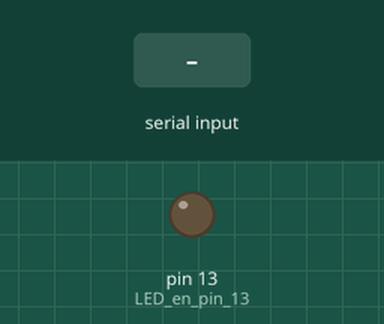
Bench run of a sketch on a simulated Arduino Uno, built with avr-gcc and run on an emulated ATmega328P. Parts: output pins drawn as LEDs (lit = HIGH). The inputs (shaded band) are chosen by the test bench.

Above: at 1.2 s.
1.3 s: "1" received over Serial
At 2.0 s:
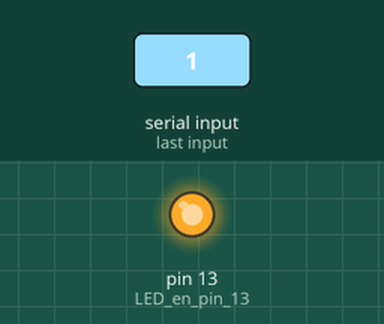
2.8 s: "0" received over Serial
At 3.1 s:
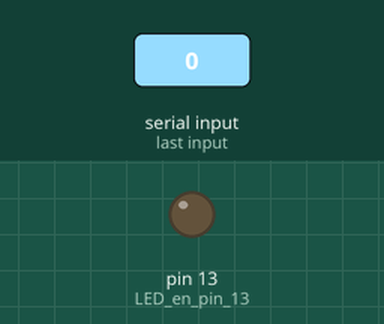
Timing chart, 0 to 5.8 s (numbered marks = the images above; inputs shaded):
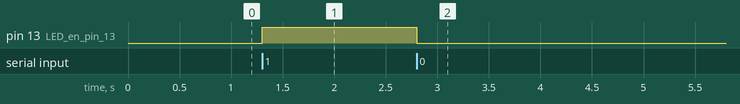

The sketch:

arduino.ino
```cpp
void setup() {
  Serial.begin(9600);
  pinMode(13, OUTPUT); // LED en pin 13
}

void loop() {
  if (Serial.available() > 0) {
    char valor = Serial.read();
    // Format : {Trafic light 1}--{Trafic light 2}
    if (valor == '1') {
      digitalWrite(13, HIGH); // Enciende LED
    } else if (valor == '0') {
      digitalWrite(13, LOW);  // Apaga LED
    }
  }
}
```

Measured:
- after the input at 1.3 s, pin 13 (LED_en_pin_13): LOW → HIGH at once
- after the input at 2.8 s, pin 13 (LED_en_pin_13): HIGH → LOW at once
